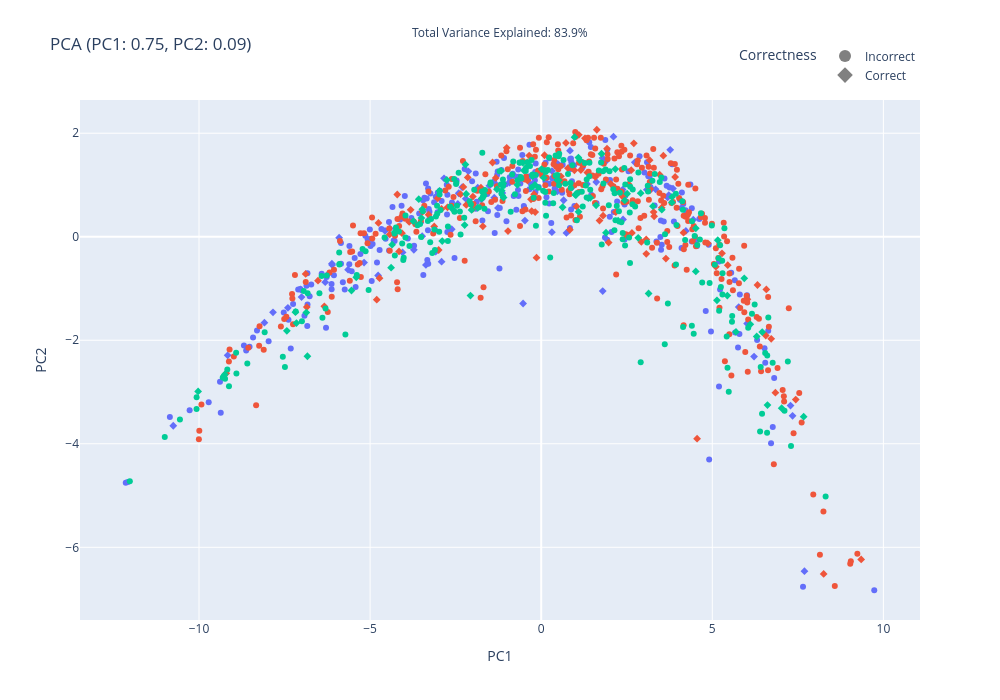

Write notebook code for a chart like this one.
### Code cell
plot_pca(embeddings_top_3_1000, df_top3_1000)

### Figure 1 — Plotly figure (JSON) as saved in the notebook; plotly's stock layout.template omitted (floating-point values rounded to 4 significant figures; data arrays with more than 128 entries replaced by an {"elided": "..."} marker saying what was removed)
{"data": [{"customdata": {"elided": "79x4 mixed values"}, "hovertemplate": "<b>Category:</b> %{customdata[0]}<br><b>Correct:</b> %{customdata[1]}<br><b>Task ID:</b> %{customdata[2]}<br><br><b>Text:</b><br>%{customdata[3]}<extra></extra>", "legendgroup": "Health, 1", "marker": {"color": "#636EFA", "symbol": "diamond"}, "mode": "markers", "name": "Health, 1", "orientation": "v", "showlegend": false, "x": [-3.478, 0.4291, 3.77, 2.391, -1.373, 4.444, 0.4829, -2.411, 6.018, 4.228, -0.5292, -3.722, -6.117, -4.565, 5.772, -5.177, 2.358, 1.793, -4.051, -0.9236, -2.911, 3.088, 3.696, 2.735, -5.643, 6.22, 1.901, -4.766, -1.136, -7.838, -3.37, -9.164, -1.854, -1.303, -2.308, -2.205, 0.4723, -5.906, 3.729, -7.004, -6.109, -10.75, 7.693, -1.515, 7.346, 1.609, -7.036, 1.338, 7.286, -2.437, 3.344, -2.839, -1.263, 2.112, 3.225, -8.089, -1.128, 0.8485, 0.8988, -0.4758, 0.6558, 4.525, 0.3129, -2.615, 0.8414, -6.312, -1.749, -3.531, -6.218, -7.402, -4.426, -2.128, 0.7374, -3.084, 1.798, 0.3172, 2.381, 3.851, -0.1232], "xaxis": "x", "y": [0.01015, 1.392, 1.68, 0.3352, 0.7546, 0.3287, 1.409, 0.8403, -1.678, 0.112, -1.29, -0.252, -0.522, 0.1131, -1.359, -0.4991, 0.8673, 1.519, -0.3023, 1.045, -0.481, 0.9088, 0.7603, 1.437, -0.6359, -2.315, 1.468, -0.7484, 0.8458, -1.46, -0.5443, -2.292, 0.9485, 0.9981, 0.9562, 0.7348, 0.8766, -0.01758, 0.8044, -1.165, -0.5442, -3.651, -6.461, 0.984, -3.46, 1.058, -1.018, 1.019, -3.262, 0.6325, 0.9156, 1.128, 0.5576, 1.933, 0.927, -1.66, 1.02, 1.358, 0.9524, 0.3129, 0.7051, -0.09293, 0.08809, 0.1444, 1.662, -0.8769, 0.7194, 0.2686, -0.716, -1.373, 0.1602, 1.263, 0.07441, -0.2887, -1.049, 1.268, 0.912, 0.931, 1.209], "yaxis": "y", "type": "scatter"}, {"customdata": {"elided": "237x4 mixed values"}, "hovertemplate": "<b>Category:</b> %{customdata[0]}<br><b>Correct:</b> %{customdata[1]}<br><b>Task ID:</b> %{customdata[2]}<br><br><b>Text:</b><br>%{customdata[3]}<extra></extra>", "legendgroup": "Health, 0", "marker": {"color": "#636EFA", "symbol": "circle"}, "mode": "markers", "name": "Health, 0", "orientation": "v", "showlegend": false, "x": {"elided": "237 float values"}, "xaxis": "x", "y": {"elided": "237 float values"}, "yaxis": "y", "type": "scatter"}, {"customdata": {"elided": "94x4 mixed values"}, "hovertemplate": "<b>Category:</b> %{customdata[0]}<br><b>Correct:</b> %{customdata[1]}<br><b>Task ID:</b> %{customdata[2]}<br><br><b>Text:</b><br>%{customdata[3]}<extra></extra>", "legendgroup": "Food and Entertaining, 1", "marker": {"color": "#EF553B", "symbol": "diamond"}, "mode": "markers", "name": "Food and Entertaining, 1", "orientation": "v", "showlegend": false, "x": [1.808, -6.851, 4.556, 2.378, -3.857, 3.3, 2.472, 4.87, 0.8362, 3.069, -9.204, 7.439, 6.721, -3.815, -4.069, 2.707, -2.19, 3.07, 1.625, -3.026, 5.452, 2.035, -0.3997, 1.704, 1.279, -4.155, 3.644, -4.206, 1.098, -0.278, -0.9708, 6.579, 9.351, -1.998, -6.884, -3.47, 2.557, 2.651, 0.09775, -6.523, 3.57, 1.159, 1.034, -2.997, -3.291, 1.923, -0.2083, 1.581, 2.631, 1.348, 1.971, -2.739, -1.762, 3.463, 0.7235, -2.358, 6.321, 3.52, -1.329, -1.008, -1.997, 6.027, 6.844, -4.725, -6.338, -1.706, -2.275, 3.169, -4.806, 6.562, -0.2982, 2.926, 3.184, 3.914, -2.914, 4.158, 2.18, 0.9697, 5.105, -4.428, -0.4064, -1.422, -4.756, 3.285, -2.147, 0.7813, 0.5755, -0.1756, -0.1374, 2.335, 5.284, -0.3516, -3.126, 8.255], "xaxis": "x", "y": [0.4071, -1.36, -3.901, 0.7751, 0.2855, 0.3937, 0.03711, -0.1263, 0.1347, -0.05133, -2.639, -3.146, -1.973, 0.5201, 0.06954, 1.805, 0.6141, -0.3306, 2.067, 0.7413, -0.5494, 1.02, 1.086, 0.3123, 1.901, -0.2843, -0.4225, 0.8163, 1.969, 0.4963, 0.1102, -1.018, -6.234, 0.538, -0.7191, 0.4831, 1.015, 0.074, 1.575, -0.8484, 1.566, 1.288, 0.5848, -0.2564, 0.426, 1.701, 0.8209, 1.155, 1.285, 1.24, -0.1125, 0.5693, 0.948, 1.199, 1.812, 0.8222, -0.932, 0.5605, 1.136, 1.717, 0.7766, -1.21, -3.013, -0.8011, -1.344, 0.202, 0.9623, 1.479, -1.215, -1.908, 0.7235, -0.1002, 0.924, 1.154, 0.538, 0.07819, 0.4763, 1.282, -0.5781, 0.04438, 1.436, 1.434, 0.2661, 0.4767, 1.146, 1.324, 1.167, 0.476, -0.4038, 0.8306, -0.321, 1.569, 0.1982, -6.515], "yaxis": "y", "type": "scatter"}, {"customdata": {"elided": "282x4 mixed values"}, "hovertemplate": "<b>Category:</b> %{customdata[0]}<br><b>Correct:</b> %{customdata[1]}<br><b>Task ID:</b> %{customdata[2]}<br><br><b>Text:</b><br>%{customdata[3]}<extra></extra>", "legendgroup": "Food and Entertaining, 0", "marker": {"color": "#EF553B", "symbol": "circle"}, "mode": "markers", "name": "Food and Entertaining, 0", "orientation": "v", "showlegend": false, "x": {"elided": "282 float values"}, "xaxis": "x", "y": {"elided": "282 float values"}, "yaxis": "y", "type": "scatter"}, {"customdata": {"elided": "77x4 mixed values"}, "hovertemplate": "<b>Category:</b> %{customdata[0]}<br><b>Correct:</b> %{customdata[1]}<br><b>Task ID:</b> %{customdata[2]}<br><br><b>Text:</b><br>%{customdata[3]}<extra></extra>", "legendgroup": "Computers and Electronics, 1", "marker": {"color": "#00CC96", "symbol": "diamond"}, "mode": "markers", "name": "Computers and Electronics, 1", "orientation": "v", "showlegend": false, "x": [5.16, -3.475, -4.279, 0.07612, -2.035, -3.578, 3.823, 1.893, 3.138, 4.517, 0.9747, 1.087, -1.108, -3.735, 7.027, -9.246, 3.265, 1.376, 6.612, -7.433, 1.764, -1.099, 3.524, -2.893, -2.214, 0.00885, -6.832, -1.854, 2.51, 0.9975, 2.166, -4.387, -2.579, 6.298, 6.459, -0.5347, -1.293, 1.016, -5.545, -2.972, 5.136, 2.907, -1.741, 2.442, -0.2517, 3.821, -7.182, -1.17, -10.03, -2.193, 7.67, 1.13, 0.5087, 2.249, 5.934, 1.605, 2.834, 5.439, 1.091, -2.067, 6.111, -6.864, -0.1847, -7.153, -1.154, 0.6247, 4.519, -4.357, -0.6959, -2.76, 0.4677, 1.435, -5.405, 5.692, -3.501, -2.238, -0.5077], "xaxis": "x", "y": [-0.0671, 0.529, 0.09299, 1.139, 0.5177, 0.7257, 0.7688, 0.07669, -1.096, -0.6702, 1.923, 1.53, 1.029, 0.301, -3.313, -2.661, 0.5915, 0.7445, -3.253, -1.818, 1.603, 0.7558, 0.5226, -0.08331, 1.394, 1.307, -2.309, 0.5586, 0.831, 0.8117, 1.307, -0.5969, 0.5254, -1.927, -1.841, 1.432, 0.9173, 0.8057, -1.038, 0.8865, -1.229, 0.8424, 0.7392, 0.7016, 1.174, 0.6637, -1.457, 1.272, -2.988, 0.8256, -3.476, 1.477, 1.089, 0.3088, -0.804, 0.6071, -0.0208, -1.137, 0.4815, -1.137, -1.693, -1.465, 1.003, -1.669, 0.8906, 0.57, 0.162, -0.1524, 1.003, 1.096, 1.095, 0.7525, -0.7846, -1.839, 0.3599, 0.2249, 1.281], "yaxis": "y", "type": "scatter"}, {"customdata": {"elided": "231x4 mixed values"}, "hovertemplate": "<b>Category:</b> %{customdata[0]}<br><b>Correct:</b> %{customdata[1]}<br><b>Task ID:</b> %{customdata[2]}<br><br><b>Text:</b><br>%{customdata[3]}<extra></extra>", "legendgroup": "Computers and Electronics, 0", "marker": {"color": "#00CC96", "symbol": "circle"}, "mode": "markers", "name": "Computers and Electronics, 0", "orientation": "v", "showlegend": false, "x": {"elided": "231 float values"}, "xaxis": "x", "y": {"elided": "231 float values"}, "yaxis": "y", "type": "scatter"}, {"marker": {"color": "gray", "size": 10, "symbol": "circle"}, "mode": "markers", "name": "Incorrect", "showlegend": true, "x": [null], "y": [null], "type": "scatter", "hovertemplate": "<b>Category:</b> %{customdata[0]}<br><b>Correct:</b> %{customdata[1]}<br><b>Task ID:</b> %{customdata[2]}<br><br><b>Text:</b><br>%{customdata[3]}<extra></extra>"}, {"marker": {"color": "gray", "size": 10, "symbol": "diamond"}, "mode": "markers", "name": "Correct", "showlegend": true, "x": [null], "y": [null], "type": "scatter", "hovertemplate": "<b>Category:</b> %{customdata[0]}<br><b>Correct:</b> %{customdata[1]}<br><b>Task ID:</b> %{customdata[2]}<br><br><b>Text:</b><br>%{customdata[3]}<extra></extra>"}], "layout": {"xaxis": {"anchor": "y", "domain": [0.0, 1.0], "title": {"text": "PC1"}}, "yaxis": {"anchor": "x", "domain": [0.0, 1.0], "title": {"text": "PC2"}}, "legend": {"title": {"text": "Correctness"}, "tracegroupgap": 0, "itemsizing": "constant", "orientation": "h", "yanchor": "bottom", "y": 1.02, "xanchor": "right", "x": 1}, "title": {"text": "PCA (PC1: 0.75, PC2: 0.09)"}, "annotations": [{"font": {"size": 12}, "showarrow": false, "text": "Total Variance Explained: 83.9%", "x": 0.5, "xref": "paper", "y": 1.15, "yref": "paper"}], "width": 1000, "height": 700}}
